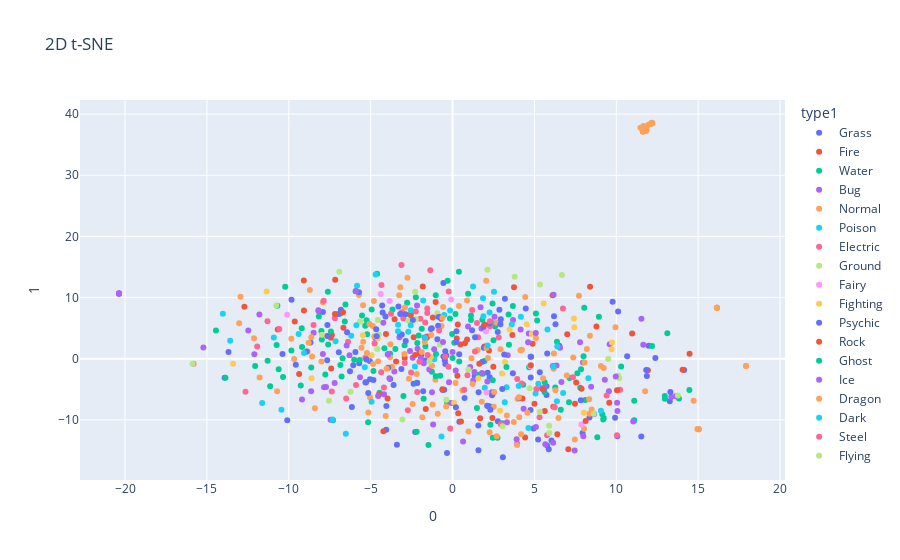

Source (notebook cell):
### Code cell
fig = px.scatter(tsne, x=0, y=1, color=colors, labels={'color': label}, hover_name=filenames, title='2D t-SNE')
fig.show()

### Figure 1 — Plotly figure (JSON) as saved in the notebook; plotly's stock layout.template omitted (floating-point values rounded to 4 significant figures)
{"data": [{"hovertemplate": "<b>%{hovertext}</b><br><br>type1=Grass<br>0=%{x}<br>1=%{y}<extra></extra>", "hovertext": ["Bulbasaur", "Ivysaur", "Venusaur", "Oddish", "Gloom", "Vileplume", "Bellsprout", "Weepinbell", "Victreebel", "Exeggcute", "Exeggutor", "Tangela", "Chikorita", "Bayleef", "Meganium", "Bellossom", "Hoppip", "Skiploom", "Jumpluff", "Sunkern", "Sunflora", "Treecko", "Grovyle", "Sceptile", "Seedot", "Nuzleaf", "Shiftry", "Shroomish", "Breloom", "Roselia", "Cacnea", "Cacturne", "Tropius", "Turtwig", "Grotle", "Torterra", "Budew", "Roserade", "Cherubi", "Cherrim-beta", "Cherrim-sunshine", "Cherrim", "Carnivine", "Snover", "Abomasnow", "Tangrowth", "Leafeon", "Shaymin Sky Forme-sky", "Shaymin Sky Forme", "Snivy", "Servine", "Serperior", "Pansage", "Simisage", "Cottonee", "Whimsicott", "Petilil", "Lilligant", "Maractus", "Foongus", "Amoonguss", "Ferroseed", "Ferrothorn", "Virizion"], "legendgroup": "Grass", "marker": {"color": "#636efa", "symbol": "circle"}, "mode": "markers", "name": "Grass", "orientation": "v", "showlegend": true, "type": "scatter", "x": [2.861, -3.396, -2.38, -4.095, -6.818, -0.4711, 11.98, 2.267, 11.53, -3.603, -13.92, -6.265, -3.305, 0.4163, 1.582, -5.7, 4.802, 7.941, -7.642, 2.412, -0.4444, 5.739, -8.675, 2.767, -0.4422, 0.7324, 5.876, -0.3804, 2.76, 1.574, 2.176, 11.07, 14.14, 5.328, 6.042, 5.226, 4.764, -6.148, 2.291, -4.269, -1.269, -6.944, 5.734, 9.926, 6.515, 12.39, 4.766, -10.38, 4.942, -5.053, 11.87, -4.042, -0.3391, 10.11, 2.111, 10.06, -4.052, 2.143, 8.359, -1.793, 13.26, -7.656, 10.66, 1.353], "xaxis": "x", "y": [7.998, -14.06, -4.103, 6.9, 8.025, -0.2368, 2.125, -3.034, -12.72, -4.303, -3.115, -2.056, 8.537, -10.32, -14.98, -0.7595, 0.3027, -12.14, 5.515, -5.464, 1.23, -5.944, 2.65, -10.21, -0.8779, -6.411, -14.81, 0.538, 4.367, -10.94, -7.77, -10.14, -1.844, -2.212, -13.36, -13.23, -8.395, -7.912, -7.822, 7.557, 4.963, 1.066, -4.498, -9.639, 2.128, 0.1246, 0.3208, 0.7644, -11.4, -0.3629, -2.818, -7.725, -15.41, 7.727, -7.706, -12.67, -11.63, -2.299, -9.626, -5.32, -6.94, -0.2602, 0.4053, -2.827], "yaxis": "y"}, {"hovertemplate": "<b>%{hovertext}</b><br><br>type1=Fire<br>0=%{x}<br>1=%{y}<extra></extra>", "hovertext": ["Charmander", "Charmeleon", "Charizard", "Vulpix", "Ninetales", "Growlithe", "Arcanine", "Ponyta", "Rapidash", "Magmar", "Flareon", "Moltres", "Cyndaquil", "Quilava", "Typhlosion", "Slugma", "Magcargo", "Magby", "Entei", "Ho-oh", "Torchic", "Combusken", "Blaziken", "Numel", "Camerupt", "Torkoal", "Chimchar", "Monferno", "Infernape", "Magmortar", "Heatran", "Tepig", "Pignite", "Emboar", "Pansear", "Simisear", "Darumaka", "Darmanitan Zen Mode-zen", "Darmanitan Zen Mode", "Heatmor"], "legendgroup": "Fire", "marker": {"color": "#EF553B", "symbol": "circle"}, "mode": "markers", "name": "Fire", "orientation": "v", "showlegend": true, "type": "scatter", "x": [0.4784, 0.8878, 3.753, 0.2956, 2.434, -7.166, 7.55, 8.787, -7.414, 5.002, 8.399, -7.37, 5.631, 7.003, -1.582, -7.432, -2.371, -0.6936, 9.57, 0.2539, -2.923, -1.545, 1.95, 6.11, -6.665, 11.93, -9.076, -9.369, 14.47, 6.4, 0.7572, -3.449, 3.653, -9.081, 0.3198, -9.635, 2.491, 10.97, 6.152, 4.891], "xaxis": "x", "y": [2.309, 3.15, 11.71, -2.776, -9.711, 12.92, -3.888, 5.262, -1.581, -7.379, 11.78, 3.879, -8.558, 4.019, 3.41, 3.43, 3.525, 6.529, -7.18, 3.32, 0.1357, 3.643, 2.012, 10.37, 5.056, -1.89, 7.871, -2.483, 0.8327, -12.35, 2.523, -0.472, 3.898, 12.81, 5.591, 6.087, -1.323, 4.142, -7.835, 2.438], "yaxis": "y"}, {"hovertemplate": "<b>%{hovertext}</b><br><br>type1=Water<br>0=%{x}<br>1=%{y}<extra></extra>", "hovertext": ["Squirtle", "Wartortle", "Blastoise", "Psyduck", "Golduck", "Poliwag", "Poliwhirl", "Poliwrath", "Tentacool", "Tentacruel", "Slowpoke", "Slowbro", "Seel", "Dewgong", "Shellder", "Cloyster", "Krabby", "Kingler", "Horsea", "Seadra", "Goldeen", "Seaking", "Staryu", "Starmie", "Magikarp", "Gyarados", "Lapras", "Vaporeon", "Totodile", "Croconaw", "Feraligatr", "Chinchou", "Lanturn", "Marill", "Azumarill", "Politoed", "Wooper", "Quagsire", "Slowking", "Qwilfish", "Corsola", "Remoraid", "Octillery", "Mantine", "Kingdra", "Suicune", "Mudkip", "Marshtomp", "Swampert", "Lotad", "Lombre", "Ludicolo", "Wingull", "Pelipper", "Carvanha", "Sharpedo", "Wailmer", "Wailord", "Barboach", "Whiscash", "Corphish", "Crawdaunt", "Feebas", "Milotic", "Clamperl", "Huntail", "Gorebyss", "Relicanth", "Luvdisc", "Primal Kyogre", "Piplup", "Prinplup", "Empoleon", "Buizel", "Floatzel", "Shellos-east", "Shellos-west", "Shellos", "Gastrodon-east", "Gastrodon-west", "Gastrodon", "Finneon", "Lumineon", "Mantyke", "Palkia", "Phione", "Manaphy", "Oshawott", "Dewott", "Samurott", "Panpour", "Simipour", "Tympole", "Palpitoad", "Seismitoad", "Basculin Blue-Striped Form-blue-striped", "Basculin Blue-Striped Form", "Tirtouga", "Carracosta", "Ducklett", "Swanna", "Frillish", "Jellicent", "Alomomola", "Keldeo Resolute Forme-resolute", "Keldeo Resolute Forme"], "legendgroup": "Water", "marker": {"color": "#00cc96", "symbol": "circle"}, "mode": "markers", "name": "Water", "orientation": "v", "showlegend": true, "type": "scatter", "x": [-7.596, 12.97, 3.444, -1.765, -8.167, -4.611, 1.952, -0.3302, -1.262, 1.124, -10.35, -1.474, 6.61, 8.841, 4.674, -2.069, -4.83, -3.815, 0.1023, -10.74, 9.203, -0.0002568, 8.107, 2.455, -9.842, 6.271, 2.499, -10.22, -6.776, -3.667, -3.491, -7.428, -4.939, -13.87, -7.983, 8.042, -0.8587, -2.777, -5.53, -0.02453, -5.332, 7.797, -14.45, 7.112, -8.629, -6.85, -3.093, -2.556, -5.669, 3.029, -3.0, 9.145, -0.1585, 2.745, 7.623, 1.488, -9.191, 11.1, -4.16, -7.614, 12.19, -2.151, 5.616, -5.219, 0.9507, 13.12, 3.42, 12.96, 1.604, 2.595, -0.753, -2.168, 5.092, -2.242, 0.3891, -8.011, -11.14, 4.313, -6.581, 13.83, -7.302, -1.658, 1.844, 9.232, 14.46, -11.29, -5.143, 7.15, 1.125, 5.166, -9.271, -6.715, -4.456, 3.684, -2.929, 5.628, 8.937, -5.251, -6.845, -10.7, 0.1779, 6.378, 2.461, -9.21, -10.62, 11.09], "xaxis": "x", "y": [2.324, -6.555, 2.275, -6.551, 6.904, 13.89, -0.3534, -7.138, -2.111, 6.33, -2.984, -14.09, -8.35, -12.83, -1.399, 3.808, -2.025, 0.8286, 2.628, 2.248, -9.932, 0.1255, -6.752, -3.506, 1.36, -4.7, 3.006, 11.76, -2.887, 8.035, 1.602, 4.471, 8.031, -3.128, 3.126, 8.354, 6.91, 9.152, 7.079, 4.059, 5.409, -4.765, 4.612, -7.11, -1.447, -1.037, 7.242, 7.115, -0.2064, -10.53, -6.08, -9.076, 6.568, -12.9, -2.39, -8.045, 1.915, -10.07, 1.733, 10.97, 2.095, 2.578, -5.447, 3.995, 10.64, 4.154, 7.226, -6.102, -2.611, 5.28, -2.765, -3.946, 7.394, 10.04, 14.23, 4.535, -4.511, -4.239, 6.071, -6.497, -10.05, 2.021, -2.465, -9.702, -5.125, -0.3451, 5.756, -3.133, 7.082, 6.231, -4.378, 0.06202, -5.547, 8.606, 2.21, -3.837, 6.847, 6.285, 7.384, 8.656, 7.315, 2.782, -12.91, 4.975, -1.716, -6.878], "yaxis": "y"}, {"hovertemplate": "<b>%{hovertext}</b><br><br>type1=Bug<br>0=%{x}<br>1=%{y}<extra></extra>", "hovertext": ["Caterpie", "Metapod", "Butterfree", "Weedle", "Kakuna", "Beedrill", "Paras", "Parasect", "Venonat", "Venomoth", "Scyther", "Pinsir", "Ledyba", "Ledian", "Spinarak", "Ariados", "Yanma", "Pineco", "Forretress", "Scizor", "Shuckle", "Heracross", "Wurmple", "Silcoon", "Beautifly", "Cascoon", "Dustox", "Surskit", "Masquerain", "Nincada", "Ninjask", "Shedinja", "Volbeat", "Illumise", "Kricketot", "Kricketune", "Burmy-beta", "Burmy-sandy", "Burmy-trash", "Burmy", "Wormadam Trash Cloak-sandy", "Wormadam Trash Cloak-trash", "Wormadam Trash Cloak", "Mothim", "Combee", "Vespiquen", "Yanmega", "Sewaddle", "Swadloon", "Leavanny", "Venipede", "Whirlipede", "Scolipede", "Dwebble", "Crustle", "Karrablast", "Escavalier", "Joltik", "Galvantula", "Shelmet", "Accelgor", "Durant", "Larvesta", "Volcarona", "Genesect-burn", "Genesect-chill", "Genesect-douse", "Genesect-shock", "Genesect"], "legendgroup": "Bug", "marker": {"color": "#ab63fa", "symbol": "circle"}, "mode": "markers", "name": "Bug", "orientation": "v", "showlegend": true, "type": "scatter", "x": [9.549, 5.462, -4.228, 9.595, 5.091, 6.568, -5.652, 1.767, -3.244, -1.122, 8.461, 7.456, 3.696, 0.9455, -0.004454, -4.713, 0.07279, -0.2149, 9.297, -1.42, -8.484, 7.788, 11.53, 1.799, -9.194, -3.557, 6.168, -7.727, -7.92, -2.435, -2.136, 6.127, 5.636, -8.177, 10.07, -7.448, 10.05, 4.614, 4.659, 8.65, 4.156, 13.36, 13.62, 0.643, -1.185, 7.985, -1.254, 1.263, 1.075, -15.22, 3.946, -2.598, 3.321, 1.336, 6.145, -0.08324, -7.2, 4.341, 3.371, -6.293, 1.71, -11.8, -4.187, -8.635, -20.37, -20.37, -20.37, -20.37, -20.37], "xaxis": "x", "y": [-5.322, -4.812, 5.893, 2.347, -11.16, 1.797, -3.01, 4.94, 3.521, 1.548, -4.588, -15.03, 6.341, 5.287, 1.086, 3.355, -7.252, -3.856, -3.438, -1.781, 4.237, 2.695, 6.536, -2.33, -6.648, -2.099, 10.47, -4.606, 0.7833, 0.1579, 1.615, -1.186, -4.712, 7.78, -8.537, -9.97, -7.212, 2.676, 4.12, -9.031, 4.798, -6.248, -6.142, -13.54, -10.76, -12.67, -5.48, -3.572, -1.355, 1.822, -13.92, 1.265, -10.4, -2.156, -13.73, -7.22, -3.973, -8.189, 0.5695, 0.5833, 8.407, 7.219, -5.796, -5.311, 10.68, 10.68, 10.68, 10.68, 10.68], "yaxis": "y"}, {"hovertemplate": "<b>%{hovertext}</b><br><br>type1=Normal<br>0=%{x}<br>1=%{y}<extra></extra>", "hovertext": ["Pidgey", "Pidgeotto", "Pidgeot", "Rattata", "Raticate", "Spearow", "Fearow", "Jigglypuff", "Wigglytuff", "Meowth", "Persian", "Farfetch'd", "Doduo", "Dodrio", "Lickitung", "Chansey", "Kangaskhan", "Tauros", "Ditto", "Eevee", "Porygon", "Snorlax", "Sentret", "Furret", "Hoothoot", "Noctowl", "Igglybuff", "Aipom", "Girafarig", "Dunsparce", "Teddiursa", "Ursaring", "Porygon2", "Stantler", "Smeargle", "Miltank", "Blissey", "Zigzagoon", "Linoone", "Taillow", "Swellow", "Slakoth", "Vigoroth", "Slaking", "Whismur", "Loudred", "Exploud", "Azurill", "Skitty", "Delcatty", "Spinda", "Swablu", "Zangoose", "Kecleon", "Starly", "Staravia", "Staraptor", "Bidoof", "Bibarel", "Ambipom", "Buneary", "Lopunny", "Glameow", "Purugly", "Happiny", "Chatot", "Munchlax", "Lickilicky", "Porygon-Z", "Regigigas", "Arceus-bug", "Arceus-dark", "Arceus-dragon", "Arceus-electric", "Arceus-fighting", "Arceus-fire", "Arceus-flying", "Arceus-ghost", "Arceus-grass", "Arceus-ground", "Arceus-ice", "Arceus-normal", "Arceus-poison", "Arceus-psychic", "Arceus-rock", "Arceus-steel", "Arceus-unknown", "Arceus-water", "Arceus", "Patrat", "Watchog", "Lillipup", "Herdier", "Stoutland", "Pidove", "Tranquill", "Unfezant", "Audino", "Minccino", "Cinccino", "Deerling-autumn", "Deerling-summer", "Deerling-winter", "Deerling", "Sawsbuck-autumn", "Sawsbuck-summer", "Sawsbuck-winter", "Sawsbuck", "Bouffalant", "Rufflet", "Braviary", "Meloetta Pirouette Forme-pirouette", "Meloetta Pirouette Forme"], "legendgroup": "Normal", "marker": {"color": "#FFA15A", "symbol": "circle"}, "mode": "markers", "name": "Normal", "orientation": "v", "showlegend": true, "type": "scatter", "x": [-0.6752, -4.854, 9.061, 8.203, -5.037, 3.738, 2.265, -5.457, 8.39, -1.047, -13.03, 2.93, 8.344, 0.1787, -5.221, -7.921, 0.5982, 3.94, 2.697, -0.9058, 0.8833, -3.795, 3.975, -5.562, -4.776, 4.072, -5.074, -3.695, 14.72, 1.534, -5.465, 7.468, 1.157, -2.754, -8.577, -4.805, 5.095, 1.785, -3.818, -1.217, 8.492, -3.959, -5.144, -2.188, -12.12, 2.519, -5.718, -1.698, -2.905, -2.443, 0.3935, -12.95, 6.232, 8.032, -0.5752, -2.664, -3.191, 1.227, 6.466, -4.544, -0.3886, 6.191, 4.441, -2.939, -8.855, 4.147, -8.787, -10.71, -1.296, 5.526, 11.62, 11.96, 12.14, 11.81, 11.48, 11.63, 12.19, 12.1, 11.62, 11.61, 12.17, 17.92, 12.17, 11.81, 11.6, 12.19, 17.92, 11.66, 11.86, 3.32, 8.364, 2.16, -9.674, -8.712, 9.23, -8.008, 7.72, -4.873, -1.26, 2.474, 16.14, 16.14, 16.14, 16.14, 15.04, 15.04, 14.95, 15.02, 0.9727, 2.69, -8.624, 6.978, -8.409], "xaxis": "x", "y": [5.343, -0.8442, -1.21, 1.587, -6.322, -10.37, -12.04, 2.789, 3.768, -3.428, 5.815, 1.537, -6.63, -3.974, -0.03777, 9.239, -5.215, -14.1, -12.69, -8.995, 9.515, 2.354, -6.592, 1.78, 3.661, -9.58, 5.683, -1.306, -6.889, 1.419, 8.747, -13.21, 0.07757, 13.24, 0.3462, 9.42, 3.391, -7.044, 0.2274, -7.479, -8.295, -1.602, -8.79, -2.513, 3.351, -7.839, 10.43, 2.752, 8.378, -7.42, 8.608, 10.15, -7.976, -11.44, 8.459, -3.287, 11.7, -4.151, -9.699, -0.4086, -7.824, 0.8716, 10.09, 0.7816, 1.2, 1.396, 2.622, -5.306, 3.862, -3.2, 37.81, 38.28, 38.42, 37.26, 37.76, 37.11, 38.56, 38.44, 37.77, 37.17, 38.59, -1.204, 38.51, 37.33, 37.73, 38.56, -1.205, 38.07, 37.42, -9.265, -8.984, 0.1136, -0.03879, 11.25, -1.527, -0.4472, 10.29, 5.363, -1.134, -5.777, 8.325, 8.324, 8.325, 8.326, -11.54, -11.54, -11.49, -11.53, -11.9, 5.897, 3.499, -2.752, -8.082], "yaxis": "y"}, {"hovertemplate": "<b>%{hovertext}</b><br><br>type1=Poison<br>0=%{x}<br>1=%{y}<extra></extra>", "hovertext": ["Ekans", "Arbok", "Nidoran♀", "Nidorina", "Nidoqueen", "Nidoran♂", "Nidorino", "Nidoking", "Zubat", "Golbat", "Grimer", "Muk", "Koffing", "Weezing", "Crobat", "Gulpin", "Swalot", "Seviper", "Stunky", "Skuntank", "Skorupi", "Drapion", "Croagunk", "Toxicroak", "Trubbish", "Garbodor"], "legendgroup": "Poison", "marker": {"color": "#19d3f3", "symbol": "circle"}, "mode": "markers", "name": "Poison", "orientation": "v", "showlegend": true, "type": "scatter", "x": [-0.5095, 5.797, 5.237, 3.617, 1.862, -10.92, 1.968, 3.301, -5.359, 2.262, -9.398, 5.07, -2.3, -1.119, 2.384, 6.375, 3.189, -4.697, -1.792, -6.186, 2.53, -14.03, -5.833, -7.144, 6.394, 9.059], "xaxis": "x", "y": [7.166, 4.772, -4.095, 5.593, 9.872, 3.451, -4.73, -4.662, -1.405, 7.577, 4.059, -5.679, -1.263, -0.09483, 6.001, -6.938, -7.111, 13.79, 9.529, 3.751, 10.96, 7.361, 11.92, 2.872, 1.98, -8.507], "yaxis": "y"}, {"hovertemplate": "<b>%{hovertext}</b><br><br>type1=Electric<br>0=%{x}<br>1=%{y}<extra></extra>", "hovertext": ["Pikachu", "Raichu", "Magnemite", "Magneton", "Voltorb", "Electrode", "Electabuzz", "Jolteon", "Zapdos", "Pichu-beta", "Pichu-spiky-eared", "Pichu", "Mareep", "Flaaffy", "Ampharos", "Elekid", "Raikou", "Electrike", "Manectric", "Plusle", "Minun", "Shinx", "Luxio", "Luxray", "Pachirisu", "Magnezone", "Electivire", "Mow Rotom-fan", "Mow Rotom-frost", "Mow Rotom-heat", "Mow Rotom-mow", "Mow Rotom-wash", "Mow Rotom", "Blitzle", "Zebstrika", "Emolga", "Tynamo", "Eelektrik", "Eelektross", "Thundurus Therian Forme-therian", "Thundurus Therian Forme"], "legendgroup": "Electric", "marker": {"color": "#FF6692", "symbol": "circle"}, "mode": "markers", "name": "Electric", "orientation": "v", "showlegend": true, "type": "scatter", "x": [2.948, 7.354, -1.961, -5.895, -7.869, 10.04, 9.411, -2.729, 5.315, -4.192, 5.118, -5.326, -7.186, 1.367, -6.497, -0.1446, -2.159, 5.773, 6.742, 1.49, -8.489, -11.93, -1.543, -1.543, 2.284, -3.758, 10.23, -3.005, -3.096, -1.361, -6.384, -2.248, -0.2514, 4.221, -4.761, 1.56, 0.7181, -1.668, -7.374, -3.118, -15.82], "xaxis": "x", "y": [-10.7, -3.046, 6.531, -4.307, 9.486, -12.53, -5.999, -8.415, -9.552, -4.713, -4.933, 0.145, 6.605, 1.199, -6.523, -11.42, -5.448, -12.52, 8.216, 5.853, 5.503, 1.989, 7.494, 8.225, 5.308, 7.347, -5.07, 6.558, 7.583, 14.48, 2.789, 7.733, -1.301, -4.06, 2.471, 3.52, -5.079, 5.937, -5.356, 15.31, -0.8299], "yaxis": "y"}, {"hovertemplate": "<b>%{hovertext}</b><br><br>type1=Ground<br>0=%{x}<br>1=%{y}<extra></extra>", "hovertext": ["Sandshrew", "Sandslash", "Diglett", "Dugtrio", "Cubone", "Marowak", "Rhyhorn", "Rhydon", "Gligar", "Phanpy", "Donphan", "Trapinch", "Vibrava", "Flygon", "Baltoy", "Claydol", "Primal Groudon", "Hippopotas", "Hippowdon", "Rhyperior", "Gliscor", "Drilbur", "Excadrill", "Sandile", "Krokorok", "Krookodile", "Stunfisk", "Golett", "Golurk", "Landorus Therian Forme-therian", "Landorus Therian Forme"], "legendgroup": "Ground", "marker": {"color": "#B6E880", "symbol": "circle"}, "mode": "markers", "name": "Ground", "orientation": "v", "showlegend": true, "type": "scatter", "x": [-3.061, 5.911, -0.7822, 13.76, 10.11, 2.131, -4.559, -7.978, -0.923, 9.506, -7.544, -4.501, -6.921, 4.705, 0.9635, 3.793, -4.591, -5.653, 3.058, 5.341, 6.679, -10.77, 5.896, -2.245, -6.231, 5.325, 8.622, 10.18, -2.284, -2.693, -15.88], "xaxis": "x", "y": [-9.948, -12.14, 2.304, -6.0, -2.77, 14.56, 6.319, 3.927, 7.444, -0.05019, -6.875, 3.953, 14.21, -4.822, -1.755, 13.41, 1.604, 6.094, -11.04, 12.12, 13.68, 8.721, -10.98, 6.437, -5.399, -8.686, -8.998, -3.208, 10.94, 6.192, -0.8344], "yaxis": "y"}, {"hovertemplate": "<b>%{hovertext}</b><br><br>type1=Fairy<br>0=%{x}<br>1=%{y}<extra></extra>", "hovertext": ["Clefairy", "Clefable", "Cleffa", "Togepi", "Togetic", "Snubbull", "Granbull", "Togekiss"], "legendgroup": "Fairy", "marker": {"color": "#FF97FF", "symbol": "circle"}, "mode": "markers", "name": "Fairy", "orientation": "v", "showlegend": true, "type": "scatter", "x": [-3.844, -10.1, 2.048, 4.749, 7.873, -4.384, -0.08259, 2.074], "xaxis": "x", "y": [9.431, 7.192, 4.475, -1.247, -10.77, 10.58, 9.701, -5.537], "yaxis": "y"}, {"hovertemplate": "<b>%{hovertext}</b><br><br>type1=Fighting<br>0=%{x}<br>1=%{y}<extra></extra>", "hovertext": ["Mankey", "Primeape", "Machop", "Machoke", "Machamp", "Hitmonlee", "Hitmonchan", "Tyrogue", "Hitmontop", "Makuhita", "Hariyama", "Meditite", "Medicham", "Riolu", "Lucario", "Timburr", "Gurdurr", "Conkeldurr", "Throh", "Sawk", "Mienfoo", "Mienshao"], "legendgroup": "Fighting", "marker": {"color": "#FECB52", "symbol": "circle"}, "mode": "markers", "name": "Fighting", "orientation": "v", "showlegend": true, "type": "scatter", "x": [7.414, -5.479, -1.336, -8.608, 4.84, 1.573, -7.688, 8.025, 3.206, -11.36, 5.566, 9.743, 4.529, 3.483, -4.947, 0.09609, 2.902, 3.018, -4.564, 7.435, -13.4, 9.714], "xaxis": "x", "y": [6.593, 3.849, 0.3007, -3.192, 4.086, -3.188, 3.77, -8.855, -0.5191, 11.01, 9.033, 2.664, 5.624, 4.758, 0.553, -7.203, -8.524, -2.396, 3.36, 5.135, -0.839, 1.554], "yaxis": "y"}, {"hovertemplate": "<b>%{hovertext}</b><br><br>type1=Psychic<br>0=%{x}<br>1=%{y}<extra></extra>", "hovertext": ["Abra", "Kadabra", "Alakazam", "Drowzee", "Hypno", "Mr. Mime", "Mewtwo", "Mew", "Natu", "Xatu", "Espeon", "Unown-a", "Unown-b", "Unown-c", "Unown-d", "Unown-exclamation", "Unown-e", "Unown-f", "Unown-g", "Unown-h", "Unown-i", "Unown-j", "Unown-k", "Unown-l", "Unown-m", "Unown-n", "Unown-o", "Unown-p", "Unown-question", "Unown-q", "Unown-r", "Unown-s", "Unown-t", "Unown-u", "Unown-v", "Unown-w", "Unown-x", "Unown-y", "Unown-z", "Unown", "Wobbuffet", "Lugia", "Celebi", "Ralts", "Kirlia", "Gardevoir", "Spoink", "Grumpig", "Chimecho", "Wynaut", "Deoxys Speed Forme-attack", "Deoxys Speed Forme-defense", "Deoxys Speed Forme-speed", "Deoxys Speed Forme", "Chingling", "Mime Jr.", "Gallade", "Uxie", "Mesprit", "Azelf", "Cresselia", "Victini", "Munna", "Musharna", "Woobat", "Swoobat", "Sigilyph", "Gothita", "Gothorita", "Gothitelle", "Solosis", "Duosion", "Reuniclus", "Elgyem", "Beheeyem"], "legendgroup": "Psychic", "marker": {"color": "#636efa", "symbol": "circle"}, "mode": "markers", "name": "Psychic", "orientation": "v", "showlegend": true, "type": "scatter", "x": [-0.6073, 2.309, -2.279, 5.775, 13.3, 4.469, 3.683, 3.197, 0.2396, -6.064, -5.931, 1.193, -5.262, -7.918, 1.82, -7.635, -0.8827, -1.328, -6.966, -5.28, -1.915, 1.895, -3.931, -2.423, 3.156, -5.036, -5.322, 2.263, 1.909, -0.5564, -0.8409, -4.832, -1.704, -2.157, -3.103, -3.189, -3.952, -2.875, -1.672, -4.632, -4.299, -8.905, -0.5119, 4.081, 11.83, 6.196, -4.664, -2.86, 3.034, -0.5599, -3.815, 2.923, 6.285, -10.09, 5.782, -3.123, 4.775, -13.68, 9.777, -6.443, 0.2404, -9.834, -5.717, -3.194, 0.4058, 0.2042, 3.073, 1.377, -9.574, -5.149, 7.834, -0.9279, 1.59, 2.946, 2.41], "xaxis": "x", "y": [-5.113, -8.35, -12.0, -14.18, -5.45, 8.228, -2.359, 9.791, 2.751, -1.07, 1.097, 4.639, -0.1356, 7.642, -0.5117, 3.725, 5.403, 4.852, 7.306, -3.858, 0.6185, 5.22, -1.465, 6.352, 0.6741, -3.342, -3.892, 5.774, 1.781, 0.3521, 6.811, -3.471, 3.462, -3.988, 3.981, 3.949, 0.7321, 7.254, -0.3087, 3.694, 8.718, 1.197, -5.084, -6.376, -1.839, 6.953, 4.821, 2.885, -4.944, 12.37, -3.332, 5.648, 5.641, -10.08, 0.8724, -1.676, -3.061, 1.089, 9.311, 4.317, 4.511, 9.662, 10.88, 7.299, 0.7356, -7.923, -16.11, 3.523, -0.9921, -5.624, -6.78, 3.204, -5.48, 6.437, -5.97], "yaxis": "y"}, {"hovertemplate": "<b>%{hovertext}</b><br><br>type1=Rock<br>0=%{x}<br>1=%{y}<extra></extra>", "hovertext": ["Geodude", "Graveler", "Golem", "Onix", "Omanyte", "Omastar", "Kabuto", "Kabutops", "Aerodactyl", "Sudowoodo", "Larvitar", "Pupitar", "Tyranitar", "Nosepass", "Lunatone", "Solrock", "Lileep", "Cradily", "Anorith", "Armaldo", "Regirock", "Cranidos", "Rampardos", "Shieldon", "Bastiodon", "Bonsly", "Probopass", "Roggenrola", "Boldore", "Gigalith", "Archen", "Archeops", "Terrakion"], "legendgroup": "Rock", "marker": {"color": "#EF553B", "symbol": "circle"}, "mode": "markers", "name": "Rock", "orientation": "v", "showlegend": true, "type": "scatter", "x": [1.634, -3.971, 7.88, 2.224, -7.181, -0.6177, -3.537, 7.478, -1.032, 7.07, 0.5156, -1.201, -1.638, -10.68, 4.433, 1.683, 4.778, 14.05, -2.29, -4.223, 8.128, -1.819, -2.566, -4.067, -12.71, 4.264, -6.687, -4.487, 10.04, 5.531, 1.945, -2.02, 0.3459], "xaxis": "x", "y": [-0.8165, -6.497, -4.898, 1.327, 7.334, -5.002, 6.456, -7.355, 9.287, -14.81, -10.26, 6.728, -8.21, 4.795, -12.88, -9.732, -1.071, -1.801, 0.6277, -11.87, -10.18, 11.81, 7.246, 4.062, 8.502, -6.524, 7.6, -5.848, -5.154, -4.977, 5.579, 0.9213, -8.915], "yaxis": "y"}, {"hovertemplate": "<b>%{hovertext}</b><br><br>type1=Ghost<br>0=%{x}<br>1=%{y}<extra></extra>", "hovertext": ["Gastly", "Haunter", "Gengar", "Misdreavus", "Shuppet", "Banette", "Duskull", "Dusclops", "Drifloon", "Drifblim", "Mismagius", "Spiritomb", "Dusknoir", "Giratina Origin Forme-origin", "Giratina Origin Forme", "Yamask", "Cofagrigus", "Litwick", "Lampent", "Chandelure"], "legendgroup": "Ghost", "marker": {"color": "#00cc96", "symbol": "circle"}, "mode": "markers", "name": "Ghost", "orientation": "v", "showlegend": true, "type": "scatter", "x": [-7.769, 2.312, -0.2992, -2.191, -5.923, -1.013, 1.821, 10.29, 8.0, -6.54, -1.026, -1.025, -6.007, 0.4066, 7.847, -1.881, -12.06, 3.292, -5.157, 2.441], "xaxis": "x", "y": [-2.596, -10.81, 12.74, -11.94, 11.02, 0.7813, 6.366, -1.287, 0.4248, 8.862, 10.39, -2.87, -0.1793, -0.4583, -1.702, 4.901, -1.174, -1.343, -10.38, 9.049], "yaxis": "y"}, {"hovertemplate": "<b>%{hovertext}</b><br><br>type1=Ice<br>0=%{x}<br>1=%{y}<extra></extra>", "hovertext": ["Jynx", "Articuno", "Swinub", "Piloswine", "Delibird", "Smoochum", "Castform Snowy Form-rainy", "Castform Snowy Form-snowy", "Castform Snowy Form-sunny", "Castform Snowy Form", "Snorunt", "Glalie", "Spheal", "Sealeo", "Walrein", "Regice", "Glaceon", "Mamoswine", "Froslass", "Vanillite", "Vanillish", "Vanilluxe", "Cubchoo", "Beartic", "Cryogonal"], "legendgroup": "Ice", "marker": {"color": "#ab63fa", "symbol": "circle"}, "mode": "markers", "name": "Ice", "orientation": "v", "showlegend": true, "type": "scatter", "x": [11.65, -7.848, 2.127, 5.664, -2.169, -3.854, -12.47, -0.5831, 5.084, 7.965, -1.757, 6.349, -6.466, 2.562, -3.933, -5.903, -12.1, 11.04, -4.545, 9.968, 0.1931, 6.648, -1.937, 3.912, -8.191], "xaxis": "x", "y": [2.304, -4.65, -3.738, -13.97, 8.7, -3.205, 4.597, 2.74, 4.221, -0.5989, -0.7242, -1.103, 2.148, 6.88, 0.6766, 11.06, 0.7121, -10.28, -6.078, -2.907, -1.924, -3.818, 0.07057, -13.18, 7.942], "yaxis": "y"}, {"hovertemplate": "<b>%{hovertext}</b><br><br>type1=Dragon<br>0=%{x}<br>1=%{y}<extra></extra>", "hovertext": ["Dratini", "Dragonair", "Dragonite", "Altaria", "Bagon", "Shelgon", "Salamence", "Latias", "Latios", "Rayquaza", "Gible", "Gabite", "Garchomp", "Axew", "Fraxure", "Haxorus", "Druddigon", "Reshiram", "Zekrom", "White Kyurem-black", "White Kyurem-white", "White Kyurem"], "legendgroup": "Dragon", "marker": {"color": "#FFA15A", "symbol": "circle"}, "mode": "markers", "name": "Dragon", "orientation": "v", "showlegend": true, "type": "scatter", "x": [2.539, 2.074, 9.951, -0.6194, 2.053, 6.172, 7.371, -1.848, 8.059, -3.261, -1.881, 4.234, -5.233, 4.575, -4.08, -4.021, 4.054, 6.283, 4.184, -9.846, 11.76, -11.78], "xaxis": "x", "y": [-5.422, 1.761, 5.144, 6.715, 12.76, -1.623, 0.2159, -9.574, -0.6121, 10.36, 1.119, 1.452, 0.9559, -8.838, -9.356, -1.65, -6.307, -5.14, -12.35, 3.255, -5.337, -3.05], "yaxis": "y"}, {"hovertemplate": "<b>%{hovertext}</b><br><br>type1=Dark<br>0=%{x}<br>1=%{y}<extra></extra>", "hovertext": ["Umbreon", "Murkrow", "Sneasel", "Houndour", "Houndoom", "Poochyena", "Mightyena", "Sableye", "Absol", "Honchkrow", "Weavile", "Darkrai", "Purrloin", "Liepard", "Scraggy", "Scrafty", "Zorua", "Zoroark", "Pawniard", "Bisharp", "Vullaby", "Mandibuzz", "Deino", "Zweilous", "Hydreigon"], "legendgroup": "Dark", "marker": {"color": "#19d3f3", "symbol": "circle"}, "mode": "markers", "name": "Dark", "orientation": "v", "showlegend": true, "type": "scatter", "x": [-3.327, 6.166, -5.873, -7.321, -2.553, -3.329, -11.63, -2.548, -1.673, -6.52, 1.883, -0.6764, -0.15, -2.704, 4.039, 6.754, 2.142, 4.171, -13.58, -10.45, 1.253, 4.635, -4.944, 8.292, -9.071], "xaxis": "x", "y": [5.565, -1.308, 5.466, -9.942, 5.469, 4.484, -7.228, 7.913, 3.442, -12.26, 6.95, -12.72, 7.898, 4.414, -4.444, -5.595, 2.169, 6.882, 2.929, -8.345, 11.8, -11.34, -7.033, -3.212, 0.9509], "yaxis": "y"}, {"hovertemplate": "<b>%{hovertext}</b><br><br>type1=Steel<br>0=%{x}<br>1=%{y}<extra></extra>", "hovertext": ["Steelix", "Skarmory", "Mawile", "Aron", "Lairon", "Aggron", "Beldum", "Metang", "Metagross", "Registeel", "Jirachi", "Bronzor", "Bronzong", "Dialga", "Klink", "Klang", "Klinklang", "Cobalion"], "legendgroup": "Steel", "marker": {"color": "#FF6692", "symbol": "circle"}, "mode": "markers", "name": "Steel", "orientation": "v", "showlegend": true, "type": "scatter", "x": [-0.236, -11.3, -2.023, -1.524, -4.341, -0.8216, -2.531, 1.2, -0.4434, -10.58, 3.949, 6.232, 0.9119, -12.64, -4.36, -2.923, 2.82, 2.285], "xaxis": "x", "y": [10.99, 6.11, -0.4942, 0.624, 12.04, 4.605, -2.264, 7.978, 0.3151, 4.874, -3.307, -7.91, -2.715, -5.409, -2.196, -0.7043, 3.456, 6.138], "yaxis": "y"}, {"hovertemplate": "<b>%{hovertext}</b><br><br>type1=Flying<br>0=%{x}<br>1=%{y}<extra></extra>", "hovertext": ["Tornadus Therian Forme-therian", "Tornadus Therian Forme"], "legendgroup": "Flying", "marker": {"color": "#B6E880", "symbol": "circle"}, "mode": "markers", "name": "Flying", "orientation": "v", "showlegend": true, "type": "scatter", "x": [-1.411, -0.3834], "xaxis": "x", "y": [-0.4637, -6.7], "yaxis": "y"}], "layout": {"legend": {"title": {"text": "type1"}, "tracegroupgap": 0}, "title": {"text": "2D t-SNE"}, "xaxis": {"anchor": "y", "domain": [0, 1], "title": {"text": "0"}}, "yaxis": {"anchor": "x", "domain": [0, 1], "title": {"text": "1"}}}}
